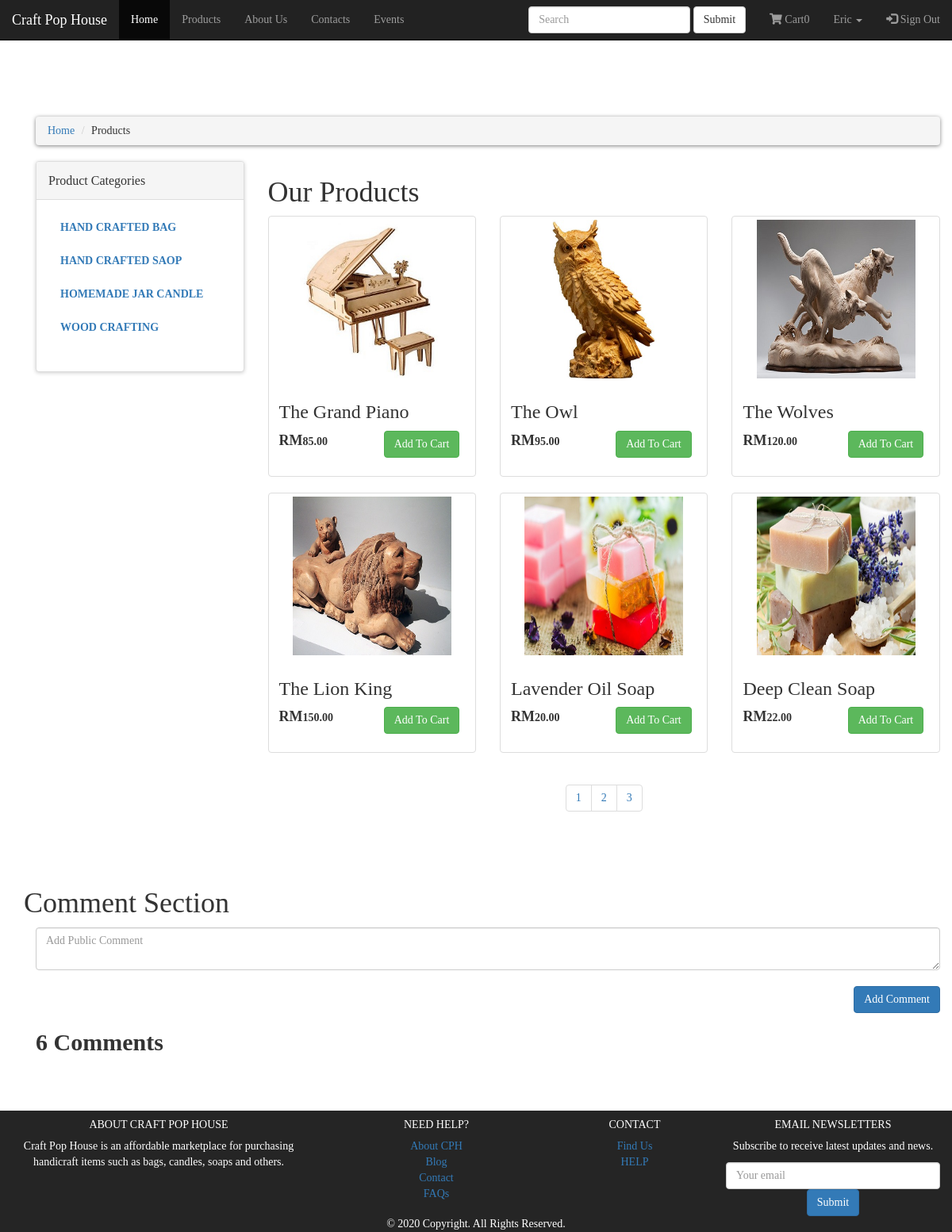
The page /products.php (signed in) on the database its author committed.
### tables this page shows
CREATE TABLE `products_categories` (
  `product_category_id` int(10) NOT NULL,
  `product_category_title` text NOT NULL,
  `product_category_desc` text NOT NULL
);

CREATE TABLE `products` (
  `product_id` int(11) NOT NULL,
  `seller_id` int(11) NOT NULL,
  `product_category_id` int(11) NOT NULL,
  `product_title` text NOT NULL,
  `product_img` text NOT NULL,
  `product_price` text NOT NULL,
  `product_description` text NOT NULL
);

### classes/products.class.php (called while the page is built, shortened)
<?php
	class product {
		public $dbConn;
		public function __construct($conn) {
            $this->dbConn = $conn;
        }
		public function getAllProducts() {
			if(!isset($_GET['category'])){
							$per_page=6;
							if(isset($_GET['page']))
							{
								$page = $_GET['page'];
							}
								else{
								$page=1;
								$start_form =($page-1) * $per_page;
			$sql  = "SELECT * FROM products order by 1 DESC LIMIT $start_form,$per_page";
			$stmt = $this->dbConn->prepare($sql);
			$stmt->execute();
			$products = $stmt->fetchAll(PDO::FETCH_ASSOC);
			return $products;
								}
			}
		}
	}
 ?>

### products.php (the view, shortened to what this page needs)
<?php
	include("function.php");
	$conn = new mysqli('localhost', 'root', '', 'cph');
$sqlNumComments = $conn->query("SELECT id FROM comments");
$numComments = $sqlNumComments->num_rows;
?>
<!DOCTYPE html>
<html lang="en">
<head>
	<link rel="stylesheet" type="text/css" href="styles/category.css">
	<link href="styles/cart.css" rel="stylesheet" type="text/css">
	<link rel="stylesheet" href="https://maxcdn.bootstrapcdn.com/bootstrap/3.4.1/css/bootstrap.min.css">
    <link rel="stylesheet" href="https://cdnjs.cloudflare.com/ajax/libs/font-awesome/5.8.2/css/all.css" />
</head>
<body>
	<br>
	<br><br><br><br>
	<?php
		include "includes/nav_header.php";
	?>
	<div class="container">
		<?php
            $db   = new DbConnect();
            $conn = $db->connect();
		?>
		<div id="content">
			<div class='container'>
				<div class="row">
					<div class="col-md-10 col-md-offset-1">
					</div>
				<div class="col-md-12">
					<ul class="breadcrumb">
						<li><a href="code.php">Home</a></li>
						<li>Products</li>
					</ul>
				</div>
				<div class="col-md-3">
					<?php
					include("includes/sidebar.php");
					?>
				</div>
				<div class="col-md-9">
					<?php
						if(!isset($_GET['category'])){
						echo "
						<div class='box'>
							<h1>Our Products</h1>
						</div>
						";
						}
					?>
						<div class="row">
						<?php
							require 'classes/products.class.php';
							$objProduct = new product($conn);
							$products = $objProduct->getAllProducts();
							foreach ($products as $key => $product){
								if(!isset($_GET['category'])){
							?>
							<div class="col-sm-6 col-md-4">
								<div class="thumbnail">
								  <img src="images/<?= $product['product_img']; ?>" alt="" style="width: 200px; height: 200px;">
								  <div class="caption">
									<h3><?= $product['product_title']; ?></h3>
									<p>
										<div class="row">
											<div class="col-sm-6 col-md-6">
												<strong> <span style="font-size: 18px;">RM</span><?= number_format( $product['product_price'], 2 ); ?></strong>
											</div>
											<div class="col-sm-6 col-md-6">
												<?php
													$disButton = "";
												 ?>
												<button id="cartBtn_<?=$product['product_id'];?>" <?php echo $disButton; ?> class="btn btn-success" onclick="addToCart(<?=$product['product_id'];?>, this.id); check_login(); " role="button">Add To Cart</button>
											</div>
										</div>
									</p>
								  </div>
								</div>
							  </div>
							<?php }} ?>
						</div>
						<center>
							<ul class="pagination">
							<?php
							$per_page=6;
								$conn = mysqli_connect('localhost','root','','cph');
								$query = "SELECT * FROM products";
								$result = mysqli_query($conn,$query);
								$total = mysqli_num_rows($result);
								$num_pages = ceil($total / $per_page);
								for ($page=1; $page<=$num_pages; $page++){
									echo "
								<li>
									<a href='products.php?page=" . $page . "'>" . $page . "</a>
								</li>
								";
								};
								?>
								</ul>
						</center>
				</div>
				</div>
			</div>
			<div class="container" style="margin-top:50px;">
				<div class="row">
					<h1> Comment Section </h1>
				</div>
				<div class="row">
					<div class="col-md-12">
						<textarea class="form-control" id="mainComment" placeholder="Add Public Comment" cols="30" rows="2"></textarea><br>
						<button style="float:right" class="btn-primary btn" onclick="isReply = false;" id="addComment">Add Comment</button>
					</div>
				</div>
				<div class="row">
					<div class="col-md-12">
						<h2><b id="numComments"><?php echo $numComments ?> Comments</b></h2>
					</div>
				</div>
			</div>
				</div>
			</div>
	<?php
		include "includes/footer.php";
	?>
</body>
</html>

### function.php (shortened to what this page needs)
<?php
	$connection=mysqli_connect('localhost','root','','cph');
	function getCategory()
	{
		global $connection;
		$get_category = "select * from products_categories";
		$run_category =mysqli_query($connection,$get_category);
		while($row_category=mysqli_fetch_array($run_category))
		{
			$category_id = $row_category['product_category_id'];
			$category_title = $row_category['product_category_title'];
			echo "
				<li>
					<a href='products.php?category=$category_id'>$category_title</a>
				</li>
			";
		}
	}
			?>

### styles/category.css (style rules this page uses)
* { font-family: Quicksand; }
body { background: #fff; }
.breadcrumb { margin-top: 4%; }
.breadcrumb { padding:8px 15px; margin-bottom:20px; background:#ffffff; box-shadow:0px 1px 5px rgba(0,0,0, .5); border-radius:5px; }
.breadcrumb>li +li:before { content:">/00a0"; color:#cccccc; }
#content .panel.sidebar-menu ul.nav.category-menu li a { text-transform:uppercase; font-weight:600; }

### styles/cart.css (style rules this page uses)
* { font-family: Quicksand; }
img { max-width: 100%; height: auto; background: lightblue; background: radial-gradient(white 30%, lightblue 70%); }
html, body { height: 100%; }
body { display: flex; flex-direction: column; }

### rows shown on the page
products_categories: product_category_title "HAND CRAFTED BAG"
products_categories: product_category_title "HAND CRAFTED SAOP"
products_categories: product_category_title "HOMEMADE JAR CANDLE"
products_categories: product_category_title "WOOD CRAFTING"
products: product_img (picture), product_title "The Grand Piano", product_price "85.00"
products: product_img (picture), product_title "The Owl", product_price "95.00"
products: product_img (picture), product_title "The Wolves", product_price "120.00"
products: product_img (picture), product_title "The Lion King", product_price "150.00"
products: product_img (picture), product_title "Lavender Oil Soap", product_price "20.00"
products: product_img (picture), product_title "Deep Clean Soap", product_price "22.00"

### other values the page prints
$_SESSION["user"]["username"] "Eric"
$count "0"
$numComments "6"
